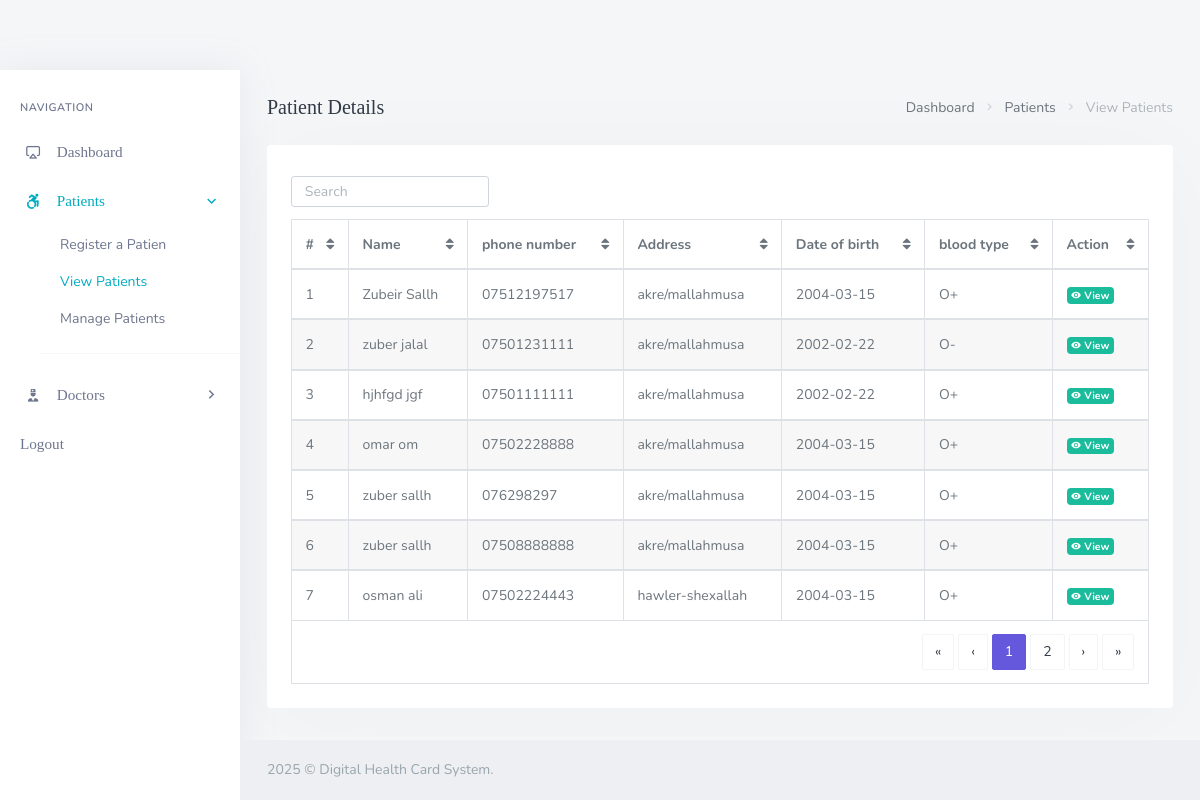
The app's page /backend/admin/his_admin_view_patients.php with its own data.
### tables this page shows
CREATE TABLE `patient` (
  `patient_id` int(11) NOT NULL,
  `first_name` varchar(50) NOT NULL,
  `last_name` varchar(50) NOT NULL,
  `date_of_birth` date NOT NULL,
  `address` varchar(255) DEFAULT NULL,
  `contact_information` varchar(255) DEFAULT NULL,
  `emergency_contact_detail` varchar(255) DEFAULT NULL,
  `blood_type` varchar(3) DEFAULT NULL,
  `past_illnesses` text DEFAULT NULL,
  `surgeries` text DEFAULT NULL,
  `chronic_conditions` text DEFAULT NULL,
  `family_medical_history` text DEFAULT NULL,
  `medication` longtext DEFAULT NULL CHECK (json_valid(`medication`)),
  `allergies` text DEFAULT NULL,
  `investigations` longblob DEFAULT NULL,
  `patient_password` varchar(255) NOT NULL,
  `pat_date_joined` datetime NOT NULL DEFAULT current_timestamp(),
  `qr_code_image_path` varchar(255) DEFAULT NULL
);

### backend/admin/his_admin_view_patients.php (the view, shortened to what this page needs)
<?php
  include('assets/inc/config.php');
?>
<!DOCTYPE html>
<html lang="en">
<?php include('assets/inc/head.php');?>
    <body>
        <div id="wrapper">
                <?php include("assets/inc/sidebar.php");?>
            <div class="content-page">
                <div class="content">
                    <div class="container-fluid">
                        <div class="row">
                            <div class="col-12">
                                <div class="page-title-box">
                                    <div class="page-title-right">
                                        <ol class="breadcrumb m-0">
                                            <li class="breadcrumb-item"><a href="javascript: void(0);">Dashboard</a></li>
                                            <li class="breadcrumb-item"><a href="javascript: void(0);">Patients</a></li>
                                            <li class="breadcrumb-item active">View Patients</li>
                                        </ol>
                                    </div>
                                    <h4 class="page-title">Patient Details</h4>
                                </div>
                            </div>
                        </div>
                        <div class="row">
                            <div class="col-12">
                                <div class="card-box">
                                    <div class="mb-2">
                                        <div class="row">
                                            <div class="col-12 text-sm-center form-inline" >
                                                <div class="form-group">
                                                    <input id="demo-foo-search" type="text" placeholder="Search" class="form-control form-control-sm" autocomplete="on">
                                                </div>
                                            </div>
                                        </div>
                                    </div>
                                    <div class="table-responsive">
                                        <table id="demo-foo-filtering" class="table table-bordered toggle-circle mb-0" data-page-size="7">
                                            <thead>
                                            <tr>
                                                <th>#</th>
                                                <th data-toggle="true">Name</th>
                                                <th data-hide="phone">phone number</th>
                                                <th data-hide="phone">Address</th>
                                                <th data-hide="phone">Date of birth</th>
                                                <th data-hide="phone">blood type</th>
                                                <th data-hide="phone">Action</th>
                                            </tr>
                                            </thead>
                                            <?php
                                                $ret="SELECT * FROM  patient ORDER BY RAND() ";
                                                $stmt= $mysqli->prepare($ret) ;
                                                $stmt->execute() ;
                                                $res=$stmt->get_result();
                                                $cnt=1;
                                                while($row=$res->fetch_object())
                                                {
                                            ?>
                                                <tbody>
                                                <tr>
                                                    <td><?php echo $cnt;?></td>
                                                    <td><?php echo $row->first_name;?> <?php echo $row->last_name;?></td>
                                                    <td><?php echo $row->contact_information;?></td>
                                                    <td><?php echo $row->address;?></td>
                                                    <td><?php echo $row->date_of_birth;?></td>
                                                    <td><?php echo $row->blood_type;?></td>
                                                    <td><a href="his_admin_view_single_patient.php?patient_id=<?php echo $row->patient_id;?>&&pat_phone=<?php echo $row->contact_information;?>" class="badge badge-success"><i class="mdi mdi-eye"></i> View</a></td>
                                                </tr>
                                                </tbody>
                                            <?php  $cnt = $cnt +1 ; }?>
                                            <tfoot>
                                            <tr class="active">
                                                <td colspan="8">
                                                    <div class="text-right">
                                                        <ul class="pagination pagination-rounded justify-content-end footable-pagination m-t-10 mb-0"></ul>
                                                    </div>
                                                </td>
                                            </tr>
                                            </tfoot>
                                        </table>
                                    </div>
                                </div>
                            </div>
                        </div>
                    </div>
                </div>
                 <?php include('assets/inc/footer.php');?>
            </div>
        </div>
    </body>
</html>

### records on screen
patient: first_name "Zubeir", last_name "Sallh", contact_information "07512197517", address "akre/mallahmusa", date_of_birth "2004-03-15", blood_type "O+"
patient: first_name "zuber", last_name "jalal", contact_information "07501231111", address "akre/mallahmusa", date_of_birth "2002-02-22", blood_type "O-"
patient: first_name "hjhfgd", last_name "jgf", contact_information "07501111111", address "akre/mallahmusa", date_of_birth "2002-02-22", blood_type "O+"
patient: first_name "omar", last_name "om", contact_information "07502228888", address "akre/mallahmusa", date_of_birth "2004-03-15", blood_type "O+"
patient: first_name "zuber", last_name "sallh", contact_information "076298297", address "akre/mallahmusa", date_of_birth "2004-03-15", blood_type "O+"
patient: first_name "zuber", last_name "sallh", contact_information "07508888888", address "akre/mallahmusa", date_of_birth "2004-03-15", blood_type "O+"
patient: first_name "osman", last_name "ali", contact_information "07502224443", address "hawler-shexallah", date_of_birth "2004-03-15", blood_type "O+"
